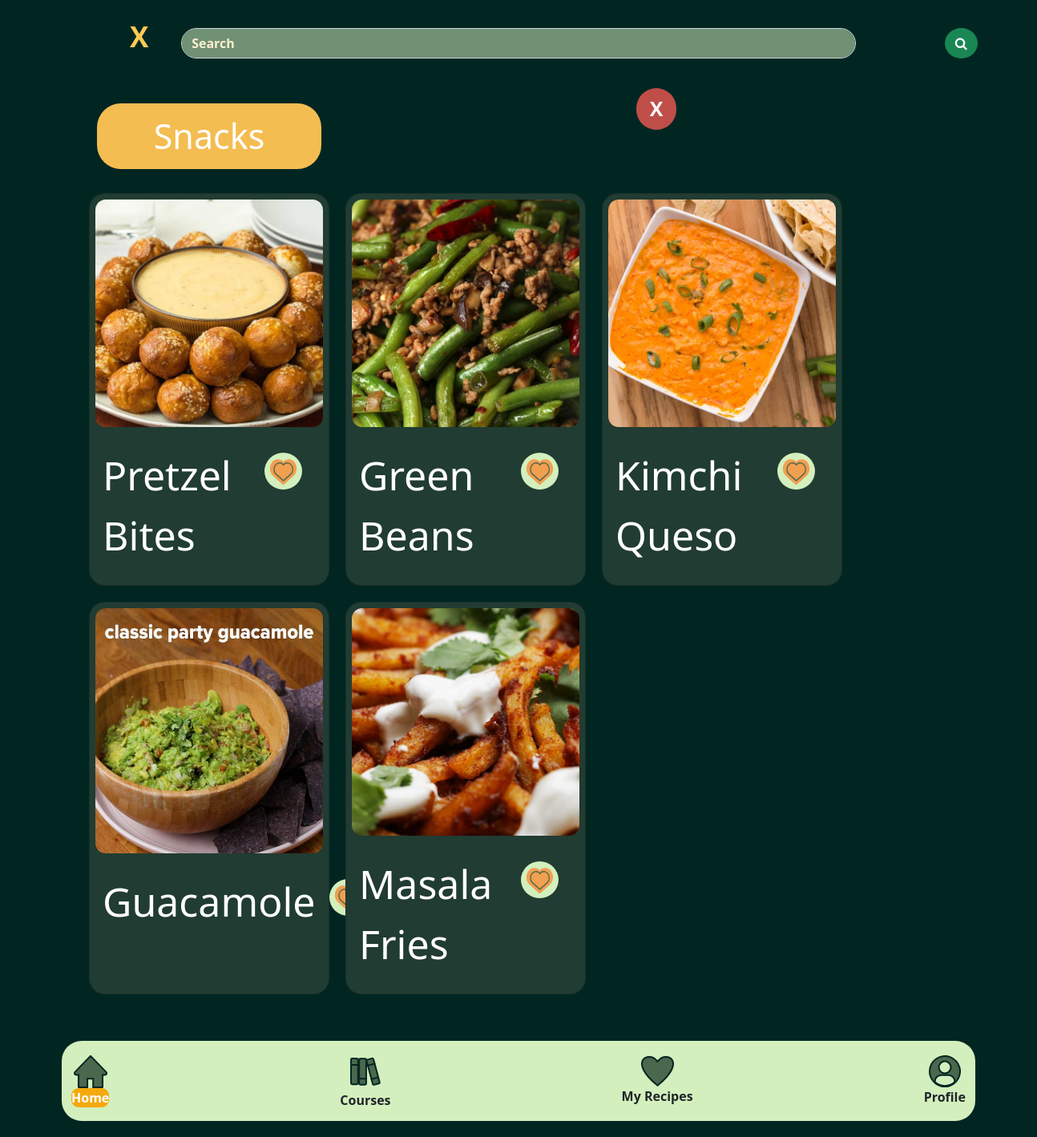
Screenshot of /mealFix/search/snacks with the database file from the repository.
### mealFix/models.py (models this page shows)
class Recept(models.Model):
    title = models.CharField(max_length=50)
    time = models.IntegerField()
    tod = models.IntegerField(null=True, blank=True)
    bigsix = models.IntegerField(null=True, blank=True)
    cuisine = models.IntegerField(null=True, blank=True)
    dish_style = models.IntegerField(null=True, blank=True)
    ingredients = models.TextField(blank=True, null=True)
    calories = models.TextField(null=True, blank=True)
    fat = models.TextField(null=True, blank=True)
    carbs = models.TextField(null=True, blank=True)
    fiber = models.TextField(null=True, blank=True)
    sugar = models.TextField(null=True, blank=True)
    protein = models.TextField(null=True, blank=True)
    servings = models.IntegerField(null=True, blank=True)
    step1 = models.TextField(null=True, blank=True)
    step2 = models.TextField(null=True, blank=True)
    step3 = models.TextField(null=True, blank=True)
    step4 = models.TextField(null=True, blank=True)
    step5 = models.TextField(null=True, blank=True)
    step6 = models.TextField(null=True, blank=True)
    step7 = models.TextField(null=True, blank=True)
    step8 = models.TextField(null=True, blank=True)
    step9 = models.TextField(null=True, blank=True)
    step10 = models.TextField(null=True, blank=True)
    myrecipes = models.IntegerField(null=True, blank=True)
    image = models.ImageField(upload_to="cover_image", null=True, blank=True)
    author = models.ForeignKey(User, on_delete=models.CASCADE, null=True, blank=True)

### mealFix/views.py (the view)
# urls.py: path("search/snacks", views.snackspage, name="snacks"),
def snackspage(request):
    queryset = Recept.objects.all()
    context = {"recepti": queryset, "form": ReceptForm}
    return render(request, "snacks.html", context=context)

### templates/snacks.html (shortened to what this page needs)
<!DOCTYPE html>
<html lang="en">
<head>
{% load static %}
    <link rel="stylesheet" type="text/css" href="{% static '/css/bootstrap.css' %}" >
<link href="https://maxcdn.bootstrapcdn.com/font-awesome/4.6.3/css/font-awesome.min.css" rel="stylesheet"/>
<body>
<div class="container col-12">
{% load static %}
<div class="container col-12">
<div id="boxes" class="row-cols-lg-2 mx-auto float-container" style="align-items: center; align-content: center; text-align: center; display: flex">
    <div id="leftbox">
        <a href="/mealFix/home" style="color: #FFCA55; font-weight: bolder; font-size: 35px">X</p>
        </a>
    </div>
  <div id="middlebox" class="col-lg-10 float-child1">
      <a href="">
        <input href="/mealFix/profile" type="text" value="Search" class="form-control rounded-5" placeholder="Search" style="background-color: #709174; text-align: left; color: #FCEFCE; font-weight: bolder">
      </a>
  </div>
  <div id="rightbox" class="col-sm float-child2">
        <button class="btn btn-success rounded-circle" type="submit">
            <i class="fa fa-search"></i>
        </button>
  </div>
</div>
<div class="float-container col-10">
    <button id="x" class="btn"><a href="/mealFix/search">X</a></button>
    <button class="btn btn-lg" style="color: white; font-size: 43px; background-color: #F4BD51; border-radius: 30px; width: 280px">Snacks</button>
</div>
<div style="display: flex; flex-direction: row; flex-wrap: wrap;">
    {% for recept in recepti %}
        {% if recept.bigsix == 2 %}
        <div class="card recept-bt" style="width:300px; margin: 10px; height: 490px; background-color: #213C32;border-radius: 20px">
  <img src="{{ MEDIA_URL }}{{ recept.image.url }}" class="card-img-top" alt="..." style="border-radius: 20px">
  <div class="card-body" style="display: flex; color: white">
      <div  class=" float-start">
         <p class="card-title" style="font-size: 50px; text-align: left">{{ recept.title }}</p>
      </div>
      <div class="float-end mx-auto" >
        <a href="#" class="btn btn-lg" style="font-size: 20px;"><img src="{% static "/img/like.svg" %}"></a>
      </div>
  </div>
</div>
            {% endif %}
    {% endfor %}
</div>
<br>
<br>
<div class="navbar fixed-bottom navbar-expand-lg float-container text-center">
    <div class="container text-center" style="background-color: #D3EFBD; border-radius: 25px;  width: 2000px; height: 100px; align-content: center">
        <div class="nav-item">
            <img id="image" src="{% static '/img/icons/home.svg' %}" alt="logo" class="text-center">
            <a class="nav-link" href="/mealFix/home" style="background-color: #F6A90A; border-radius: 9px; color: white">Home</a>
        </div>
        <div class="nav-item">
            <img id="image" src="{% static '/img/icons/books.svg' %}" alt="logo">
            <a class="nav-link" href="/mealFix/course">Courses</a>
        </div>
        <div class="nav-item">
            <img id="image" src="{% static '/img/icons/fav.svg' %}" alt="logo">
            <a class="nav-link" href="/mealFix/myrecipes">My Recipes</a>
        </div>
        <div class="nav-item">
            <img id="image" src="{% static '/img/icons/profil.svg' %}" alt="logo"></a>
            <a class="nav-link" href="/mealFix/profile">Profile</a>
        </div>
        </div>
    </div>
</div>
<br>
<br>
<br>
<br>
<br>
</div>
</body>
</html>

### templates/snacks.html (style rules this page uses)
body { background: #012622; box-shadow: 0px 4px 4px rgba(0, 0, 0, 0.25); }
a { color: white; text-decoration: none; }
.nav-link { text-align: center; font-weight: bolder; }
.float-container { padding: 20px; }
.float-child1 { width: 700px; float: left; }
#leftbox { float:left; width:10%; }
#middlebox { float: left; width:80%; }
#rightbox { float:right; width:25%; }
.card-img-top { padding: 7px; display: block; margin-right: auto; margin-left: auto; width: 298px; height: 320px; background-size: cover; }
#x { position: absolute; color: white; background-color: #BF4E49; font-size: 25px; font-weight: bolder; width: 50px; top: 110px; right: 450px; border-radius: 25px; }

### rows the page displays
Recept: image (picture), title "Pretzel Bites", bigsix 2 (drawn)
Recept: image (picture), title "Green Beans", bigsix 2 (drawn)
Recept: image (picture), title "Kimchi Queso", bigsix 2 (drawn)
Recept: image (picture), title "Guacamole"
Recept: image (picture), title "Masala Fries", bigsix 2 (drawn)
